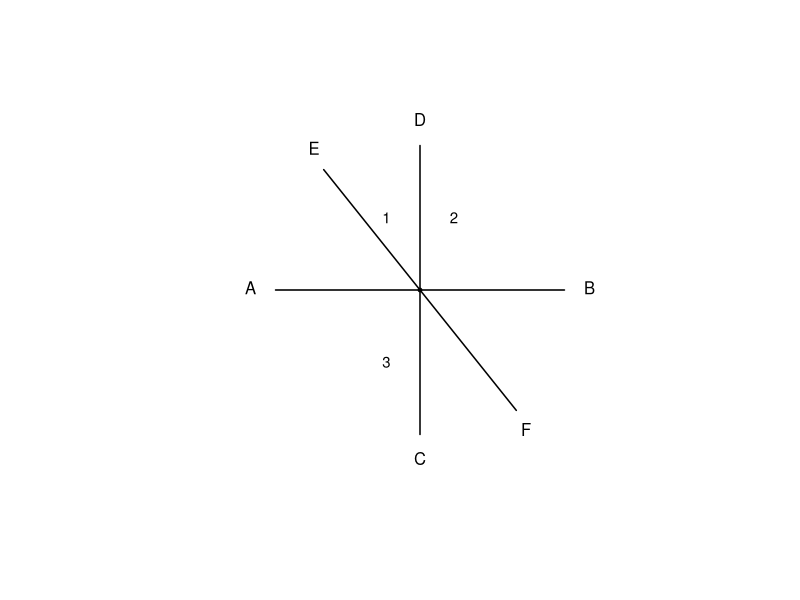
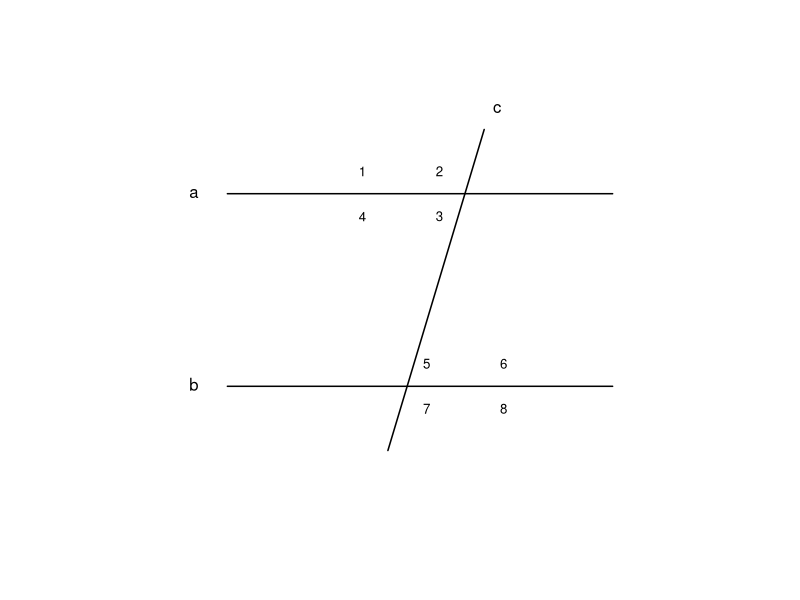
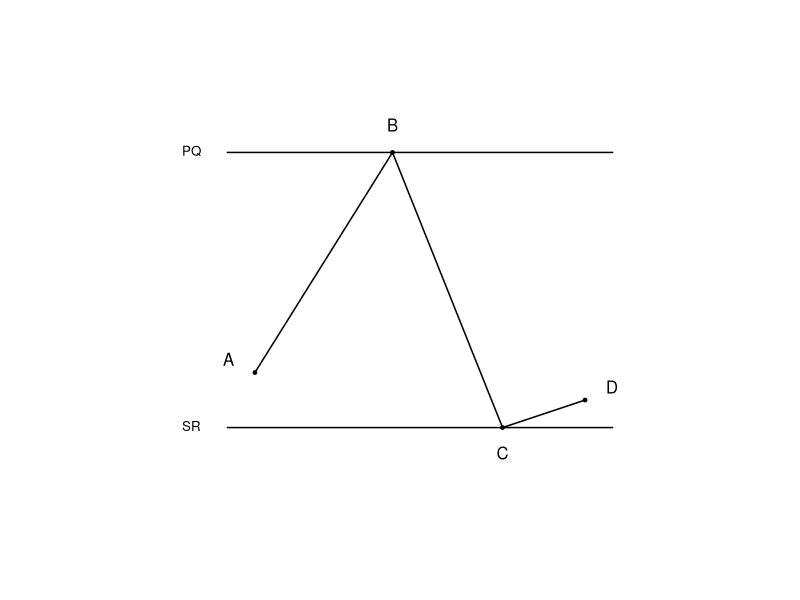
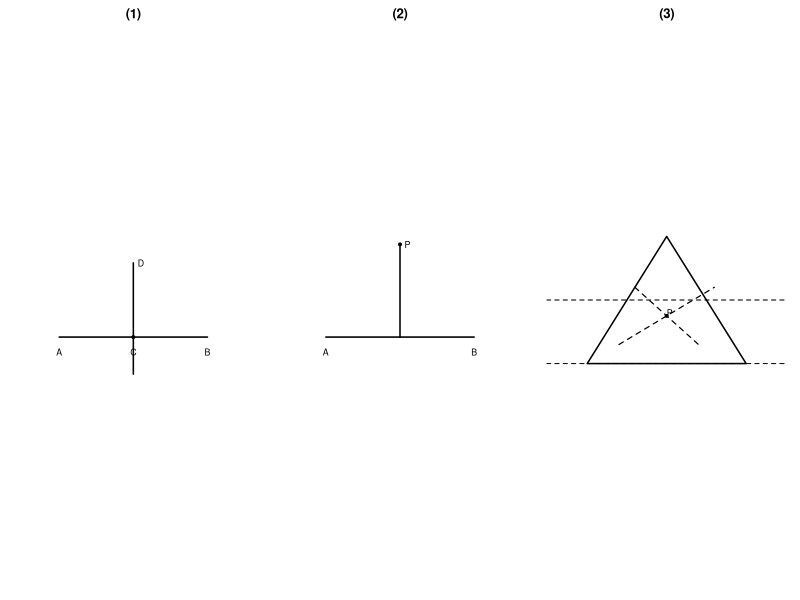
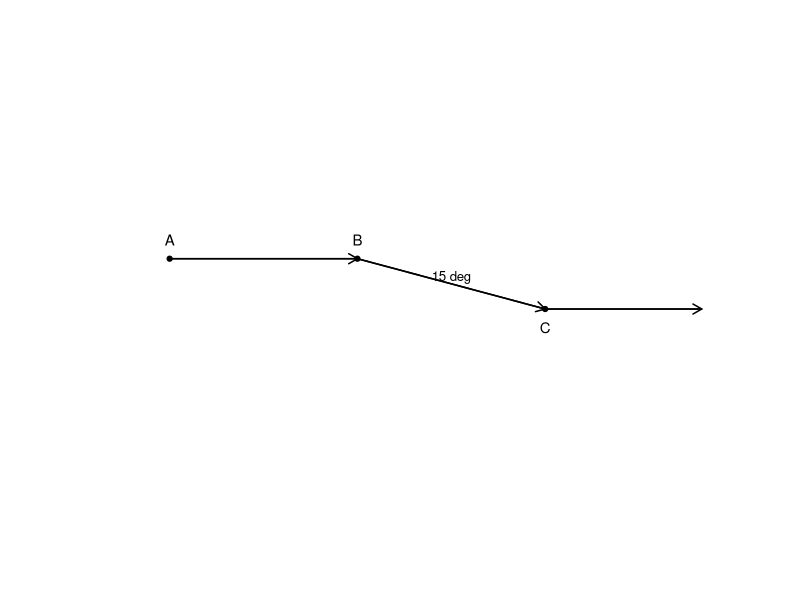

Reproduce these figures in R, in order.
setwd("C:/Users/18904/Github/junior-mathematics/codes")
if(!dir.exists("../figures"))dir.create("../figures")

# week35-1: AB perp CD at O, EF through O, angle1=26
draw1=function(){
  plot(0,0,xlim=c(-4,4),ylim=c(-4,4),type="n",asp=1,axes=FALSE,xlab="",ylab="")
  segments(-3,0,3,0,lwd=1.5); segments(0,-3,0,3,lwd=1.5); segments(-2,2.5,2,-2.5,lwd=1.5)
  points(0,0,pch=19,cex=0.5)
  text(-3.2,0,"A",pos=2); text(3.2,0,"B",pos=4)
  text(0,3.2,"D",pos=3); text(0,-3.2,"C",pos=1)
  text(-2.2,2.6,"E",pos=3); text(2.2,-2.6,"F",pos=1)
  text(-0.7,1.5,"1",cex=0.9); text(0.7,1.5,"2",cex=0.9); text(-0.7,-1.5,"3",cex=0.9)
}
cairo_pdf("../figures/week35-1.pdf",width=4,height=4,family="sans");draw1();dev.off()
svglite::svglite("../figures/week35-1.svg",width=4,height=4);draw1();dev.off()

# week35-2: parallel lines a,b cut by c, eight angles 1..8
draw2=function(){
  plot(0,0,xlim=c(-3.5,3.5),ylim=c(-3,3),type="n",asp=1,axes=FALSE,xlab="",ylab="")
  segments(-3,1.5,3,1.5,lwd=1.5); segments(-3,-1.5,3,-1.5,lwd=1.5)
  text(-3.3,1.5,"a",pos=2); text(-3.3,-1.5,"b",pos=2)
  segments(-0.5,-2.5,1,2.5,lwd=1.5); text(1.2,2.6,"c",pos=3)
  text(-0.9,1.85,"1",cex=0.8); text(0.3,1.85,"2",cex=0.8); text(-0.9,1.15,"4",cex=0.8); text(0.3,1.15,"3",cex=0.8)
  text(0.1,-1.15,"5",cex=0.8); text(1.3,-1.15,"6",cex=0.8); text(0.1,-1.85,"7",cex=0.8); text(1.3,-1.85,"8",cex=0.8)
}
cairo_pdf("../figures/week35-2.pdf",width=4,height=4,family="sans");draw2();dev.off()
svglite::svglite("../figures/week35-2.svg",width=4,height=4);draw2();dev.off()

# week35-3: billiard table, PQ parallel SR, path A-B-C-D
draw3=function(){
  plot(0,0,xlim=c(-1,8),ylim=c(-1,6),type="n",asp=1,axes=FALSE,xlab="",ylab="")
  segments(0,5,7,5,lwd=1.5); segments(0,0,7,0,lwd=1.5)
  text(-0.3,5,"PQ",pos=2,cex=0.8); text(-0.3,0,"SR",pos=2,cex=0.8)
  segments(0.5,1,3,5,lwd=1.5); segments(3,5,5,0,lwd=1.5); segments(5,0,6.5,0.5,lwd=1.5)
  points(0.5,1,pch=19,cex=0.5);points(3,5,pch=19,cex=0.5);points(5,0,pch=19,cex=0.5);points(6.5,0.5,pch=19,cex=0.5)
  text(0.3,1.2,"A",pos=2); text(3,5.2,"B",pos=3); text(5,-0.2,"C",pos=1); text(6.7,0.7,"D",pos=4)
}
cairo_pdf("../figures/week35-3.pdf",width=4,height=4,family="sans");draw3();dev.off()
svglite::svglite("../figures/week35-3.svg",width=4,height=4);draw3();dev.off()

# week35-4: three panels (1) perp bisector (2) perp from P (3) parallels through P
draw4=function(){
  par(mfrow=c(1,3),mar=c(2,1,2,1))
  plot(0,0,xlim=c(-1,5),ylim=c(-1,5),type="n",asp=1,axes=FALSE,xlab="",ylab="",main="(1)")
  segments(0,1,4,1,lwd=1.5); points(2,1,pch=19,cex=0.6); segments(2,0,2,3,lwd=1.5)
  text(0,0.6,"A",cex=0.8);text(4,0.6,"B",cex=0.8);text(2,0.6,"C",cex=0.8);text(2.2,3,"D",cex=0.8)
  plot(0,0,xlim=c(-1,5),ylim=c(-1,5),type="n",asp=1,axes=FALSE,xlab="",ylab="",main="(2)")
  segments(0,1,4,1,lwd=1.5); points(2,3.5,pch=19,cex=0.6); segments(2,1,2,3.5,lwd=1.5)
  text(2.2,3.5,"P",cex=0.8);text(0,0.6,"A",cex=0.8);text(4,0.6,"B",cex=0.8)
  plot(0,0,xlim=c(-1,6),ylim=c(-1,5),type="n",asp=1,axes=FALSE,xlab="",ylab="",main="(3)")
  tri=matrix(c(0,0,5,0,2.5,4,0,0),ncol=2,byrow=TRUE); lines(tri,lwd=1.5)
  points(2.5,1.5,pch=19,cex=0.6); text(2.6,1.6,"P",cex=0.8)
  abline(0,0,lty=2); abline(5/2.5-5*0/2.5,0,lty=2)
  segments(1,0.6,4,2.4,lty=2,lwd=1.2); segments(1.5,2.4,3.5,0.6,lty=2,lwd=1.2)
}
cairo_pdf("../figures/week35-4.pdf",width=8,height=4,family="sans");draw4();dev.off()
svglite::svglite("../figures/week35-4.svg",width=8,height=4);draw4();dev.off()

# week35-5: bike route A->B east, B->C ESE15, C->east
draw5=function(){
  plot(0,0,xlim=c(-1,9),ylim=c(-3,2),type="n",asp=1,axes=FALSE,xlab="",ylab="")
  segments(0,0,3,0,lwd=1.5); arrows(0,0,3,0,lwd=1.5,length=0.1)
  ang=15*pi/180; x2=6; y2=-tan(ang)*(x2-3)
  segments(3,0,x2,y2,lwd=1.5); arrows(3,0,x2,y2,lwd=1.5,length=0.1)
  segments(x2,y2,8.5,y2,lwd=1.5); arrows(x2,y2,8.5,y2,lwd=1.5,length=0.1)
  points(c(0,3,x2),c(0,0,y2),pch=19,cex=0.7)
  text(0,0.3,"A",cex=0.9);text(3,0.3,"B",cex=0.9);text(x2,y2-0.3,"C",cex=0.9)
  text(4.5,-0.3,"15 deg",cex=0.8)
}
cairo_pdf("../figures/week35-5.pdf",width=4,height=4,family="sans");draw5();dev.off()
svglite::svglite("../figures/week35-5.svg",width=4,height=4);draw5();dev.off()
